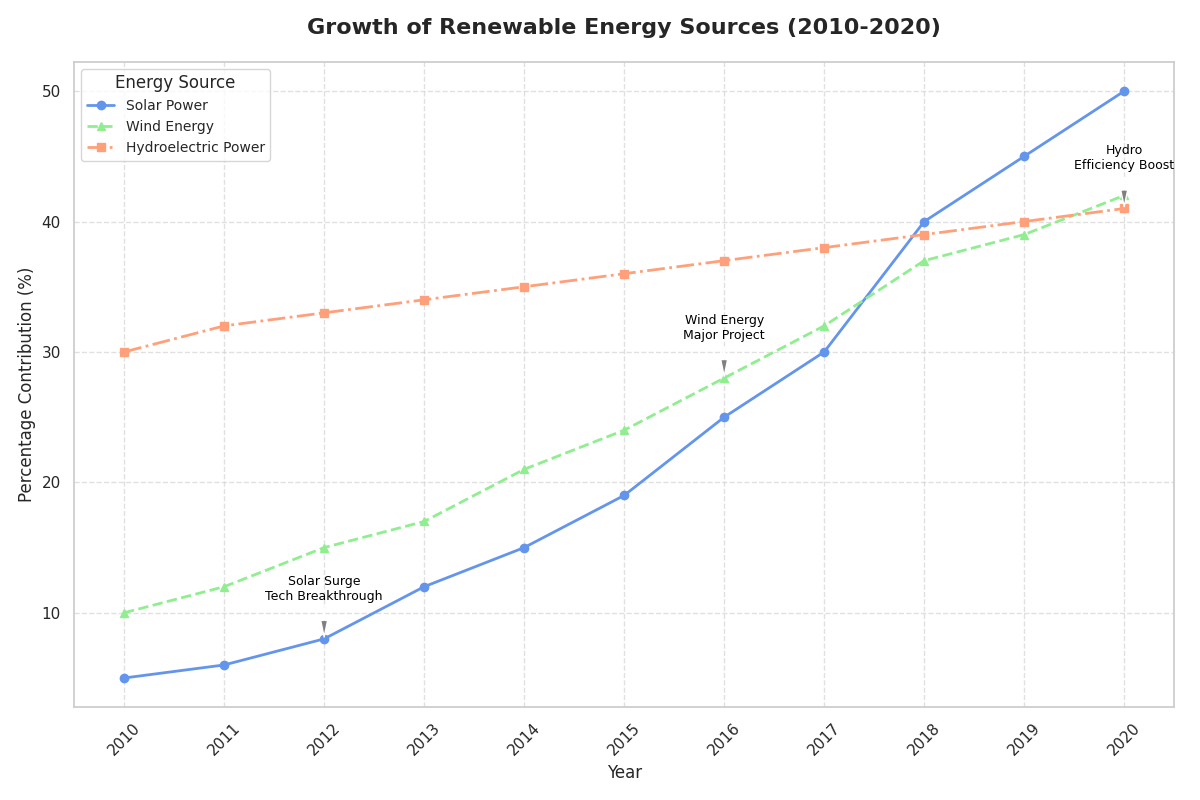

Source code (Python):
import matplotlib.pyplot as plt
import numpy as np

years = np.arange(2010, 2021)

solar_power = [5, 6, 8, 12, 15, 19, 25, 30, 40, 45, 50]
wind_energy = [10, 12, 15, 17, 21, 24, 28, 32, 37, 39, 42]
hydroelectric_power = [30, 32, 33, 34, 35, 36, 37, 38, 39, 40, 41]

plt.figure(figsize=(12, 8))

# Shuffled colors: Solar Power - '#6495ED', Wind Energy - '#90EE90', Hydroelectric Power - '#FFA07A'
plt.plot(years, solar_power, marker='o', linestyle='-', color='#6495ED', linewidth=2, label='Solar Power')
plt.plot(years, wind_energy, marker='^', linestyle='--', color='#90EE90', linewidth=2, label='Wind Energy')
plt.plot(years, hydroelectric_power, marker='s', linestyle='-.', color='#FFA07A', linewidth=2, label='Hydroelectric Power')

annotations = {
    2012: ("Solar Surge\nTech Breakthrough", solar_power[2]),
    2016: ("Wind Energy\nMajor Project", wind_energy[6]),
    2020: ("Hydro\nEfficiency Boost", hydroelectric_power[10])
}

for year, (text, y_value) in annotations.items():
    plt.annotate(text, xy=(year, y_value), xytext=(year, y_value + 3),
                 arrowprops=dict(facecolor='gray', shrink=0.05, width=1, headwidth=5),
                 fontsize=9, color='black', ha='center')

plt.title('Growth of Renewable Energy Sources (2010-2020)', fontsize=16, fontweight='bold', pad=20)
plt.xlabel('Year', fontsize=12)
plt.ylabel('Percentage Contribution (%)', fontsize=12)
plt.legend(title='Energy Source', loc='upper left', fontsize=10)
plt.xticks(years, rotation=45)
plt.grid(True, linestyle='--', alpha=0.6)
plt.tight_layout()
plt.show()
